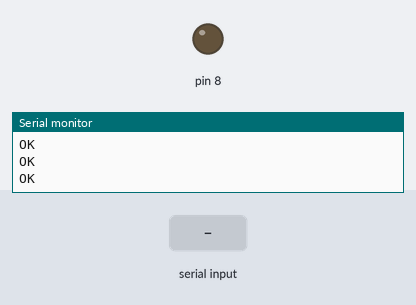
A sketch run on a simulated Arduino Uno, built with avr-gcc and run on an emulated ATmega328P. Parts: output pins drawn as LEDs (lit = HIGH), the last lines printed to the serial monitor. Inputs (shaded band) come from the test bench. The modem accepts every AT command (registered, SIM ready, sends succeed) and sends nothing else.

Above: at 8.7 s.
8.8 s: "AC" received over the second serial link
At 9.5 s:
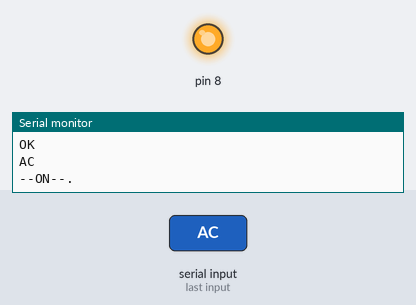
10.3 s: "KAPA" received over the second serial link
At 10.6 s:
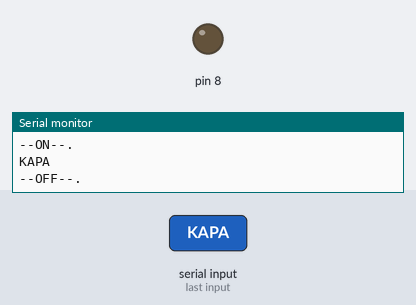
Timing chart, 0 to 13.3 s (numbered marks = the images above; inputs shaded):
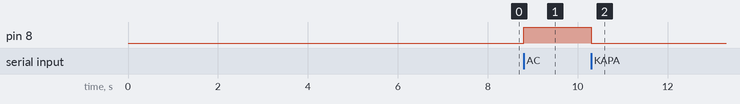

Measured:
- after the input at 8.8 s, pin 8: LOW → HIGH at once
- after the input at 10.3 s, pin 8: HIGH → LOW at once

The sketch:

sim800l_code.ino
```cpp
#include <SoftwareSerial.h>
SoftwareSerial mySerial(3, 2);

//-------------------------------------------------------------------------------------------------
void setup() {
  pinMode(8, OUTPUT);
  Serial.begin(9600);
  mySerial.begin(9600);

  Serial.println("Sistem baslatiliyor...");
  delay(5000);

  // GSM modülüne başlangıç AT komutları gönder
  mySerial.println("AT+CSQ");
  delay(1000);

  mySerial.println("AT+CMGF=1");
  delay(500);
  mySerial.println("AT+CNMI=2,2,0,0,0");
  delay(1000);

  Serial.println("Mesaj almaya hazir.");
}

//------------------------------------------------------------------------------------------------
void loop() {
  if (mySerial.available()) {
    String sms = "";
    while (mySerial.available()) {
      sms += (char)mySerial.read();
    }

    // SMS mesajını yazdır
    Serial.println(sms);

    // SMS mesajını kontrol et ve uygun komutu al
    if (sms.indexOf("AC") >= 0) {  // "ac" komutunu kontrol et
      digitalWrite(8, HIGH);
      Serial.println("--ON--.");
  delay(1000);
    }
    else if (sms.indexOf("KAPA") >= 0) {  // "kapa" komutunu kontrol et
     digitalWrite(8, LOW);
      Serial.println("--OFF--.");
      delay(1000);
    }
    delay(500);
  }
}
```
